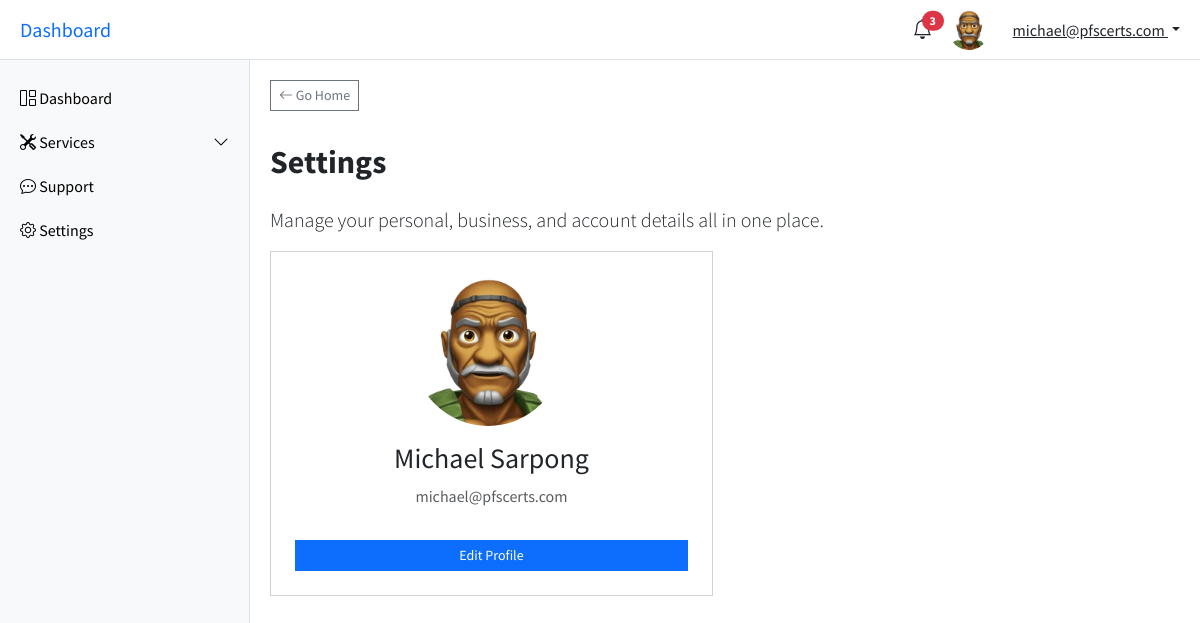
Page /account/settings/ (signed in) on the committed database.
### account/models.py (models this page shows, shortened)
class CustomUser(AbstractUser):
    email = models.EmailField(unique=True,)
    username = models.CharField(max_length=100)
    first_name = models.CharField(max_length=50, verbose_name='First Name')
    last_name = models.CharField(max_length=50, blank=True, verbose_name='Last Name')
    business_name = models.CharField(max_length=250, verbose_name='Business/Company Name')
    phone_number = models.CharField(max_length=30, verbose_name='Phone Number')
    whatsapp_number = models.CharField(max_length=30, verbose_name='Whatsapp Number')
    instagram_handle = models.CharField(max_length=30, blank=True, verbose_name='Instagram Handle')
    facebook_handle = models.CharField(max_length=30, blank=True, verbose_name='Facebook Profile')
    profile_photo = models.ImageField(upload_to='users/profile_photos/', null=True, blank=True, verbose_name='Profile Photo')
    bio = models.TextField(blank=True, verbose_name='Bio')
    x_handle = models.CharField(max_length=30, blank=True, verbose_name='X (Formerly Twitter) Handle')
    linkedin_handle = models.CharField(max_length=30, blank=True, verbose_name='LinkedIn Profile')
    USERNAME_FIELD = 'email'
    REQUIRED_FIELDS = ['username']

### account/views.py (the view)
# urls.py: path('settings/', settings_page, name='settings'),
@login_required
def settings_page(request):
    if request.method == 'POST':
        form = CustomUserUpdateForm(request.POST, request.FILES, instance=request.user)
        if form.is_valid():
            form.save()
            messages.success(request, 'Your profile was updated successfully.')
            return redirect('settings')
    else:
        form = CustomUserUpdateForm(instance=request.user)
    context = {
        'form': form,
    }
    return render(request, 'account/user-settings.html', context)

### account/templates/account/user-settings.html (shortened to what this page needs)
{% extends 'account/base.html' %}
{% load static %}
{% load crispy_forms_tags %}
{% block content %}
<main class="main-content" id="mainContent">
  <a href="{% url 'user-dashboard' %}" class="btn btn-sm btn-outline-secondary">
      <i class="bi bi-arrow-left"></i> Go Home
  </a>
    <div class="pt-4">
      <h2 class="fw-bold mb-4 mt-2">Settings</h2>
      <p class="lead">Manage your personal, business, and account details all in one place.</p>
    </div>
    <div class="row g-4">
        <div class="col-lg-6">
            <div class="card profile-card text-center p-4 bg-white">
                <div class="position-relative">
                <img src="{% if request.user.profile_photo %}{{ request.user.profile_photo.url }}{% else %}https://ui-avatars.com/api/?name={{ request.user.first_name }}+{{ request.user.last_name }}&background=0D8ABC&color=fff&size=40{% endif %}" alt="Profile" class="rounded-circle me-2" style="width: 150px; height: 150px; object-fit: cover;">
                </div>
                <h3 class="mt-3">{{ request.user.first_name }} {{ request.user.last_name }}</h3>
                <p class="text-muted">{{ request.user.email }}</p>
                <button class="btn btn-primary btn-sm" id="editBtn">Edit Profile</button>
            </div>
        </div>
    </div>
</main>
{% endblock content %}

### account/templates/account/base.html (shortened to what this page needs)
<!DOCTYPE html>
{% load static %}
<html lang="en">
<head>
  <link href="https://cdn.jsdelivr.net/npm/bootstrap@5.3.3/dist/css/bootstrap.min.css" rel="stylesheet">
  <link href="https://cdn.jsdelivr.net/npm/bootstrap-icons@1.10.5/font/bootstrap-icons.css" rel="stylesheet">
</head>
<body>
<header class="topbar">
  <h5 class="m-0 d-none d-lg-block">
    <a href="{% url 'user-dashboard' %}" class="text-decoration-none">Dashboard</a>
  </h5>
  <div class="d-flex align-items-center gap-3 ms-auto">
    <div class="dropdown">
      <a href="#" class="text-dark position-relative" id="notifDropdown" data-bs-toggle="dropdown" aria-expanded="false">
        <i class="bi bi-bell fs-5"></i>
        <span class="position-absolute top-0 start-100 translate-middle badge rounded-pill bg-danger">3</span>
      </a>
    </div>
    <img src="{% if user.profile_photo %}{{ user.profile_photo.url }}{% else %}https://ui-avatars.com/api/?name={{ user.first_name }}+{{ user.last_name }}&background=0D8ABC&color=fff&size=40{% endif %}" alt="Profile" class="rounded-circle me-2" style="width: 40px; height: 40px; object-fit: cover;">
    <div class="dropdown">
      <a class="dropdown-toggle text-dark" href="#" id="userDropdown" data-bs-toggle="dropdown" aria-expanded="false">
        {{ request.user.email }}
      </a>
    </div>
  </div>
</header>
<nav class="sidebar" id="sidebar">
  <a href="{% url 'user-dashboard' %}"><i class="bi bi-grid-1x2"></i> Dashboard</a>
  <a data-bs-toggle="collapse" href="#servicesMenu" role="button" aria-expanded="false" aria-controls="servicesMenu">
    <i class="bi bi-tools"></i> Services
    <i class="bi bi-chevron-down float-end"></i>
  </a>
  <a href="{% url "support" %}"><i class="bi bi-chat-dots"></i> Support</a>
  <a href="{% url "settings" %}"><i class="bi bi-gear"></i> Settings</a>
</nav>
{% block content %}{% endblock content %}
</body>
</html>

### account/templates/account/base.html (style rules this page uses)
body { font-family: 'Source Sans Pro', sans-serif; }
.sidebar { position: fixed; top: 60px; left: 0; height: 100vh; overflow-y: auto; width: 250px; background: #f8f9fa; border-right: 1px solid #dee2e6; padding-top: 1rem; transition: transform 0.3s ease; }
.sidebar a { padding: 10px 20px; display: block; color: #000; text-decoration: none; }
.main-content { margin-left: 250px; padding: 80px 20px 20px; transition: margin-left 0.3s; }
.topbar { position: fixed; top: 0; left: 0; right: 0; height: 60px; background-color: #fff; border-bottom: 1px solid #dee2e6; display: flex; align-items: center; justify-content: space-between; padding: 0 20px; z-index: 1030; }
.btn, .card { border-radius: 0 !important; box-shadow: none !important; transition: background-color 0.3s, color 0.3s; }

### rows in the picture
CustomUser: profile_photo (picture), user.email "michael@pfscerts.com", user.first_name "Michael", user.last_name "Sarpong"
